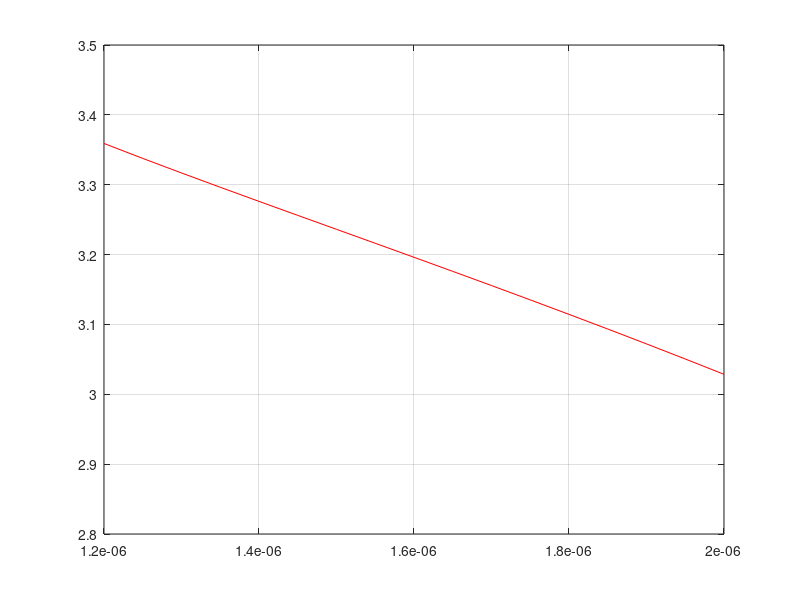

Write the MATLAB code that produced this figure. (Note: this script raises an error after producing the figure.)
lambda = [1.2	1.25	1.3	1.35	1.4	1.45	1.5	1.55	1.6	1.65	1.7	1.75	1.8	1.85	1.9	1.95	2];
lambda = lambda .* 1e-6;
neff = [3.35903905970416 	3.33765501184926 	3.31681134944427 	3.29635276597645 	3.27615314956330 	3.25610903639629 	3.23613470840525 	3.21615847619334 	3.19611982800696 	3.17596722007002 	3.15565634698692 	3.13514877575541 	3.11441085783588 	3.09341285564337 	3.07212823607959 	3.05053309538915 	3.02860568668973];
figure(1);
plot(lambda,neff,'r-'),hold on,grid on;
axis([1.2e-6,2e-6,2.8,3.5]);
dndlambda = [diff(neff)./diff(lambda),0];
ddnddlambda = [diff(dndlambda)./diff(lambda),0];
beta2 =1e24 .* lambda .^3 ./ (2*pi*C^2) .* ddnddlambda ;
figure(2);
plot(lambda,beta2,'b-'),hold on,grid on;
axis([1.2e-6,1.9e-6,-3,3]);